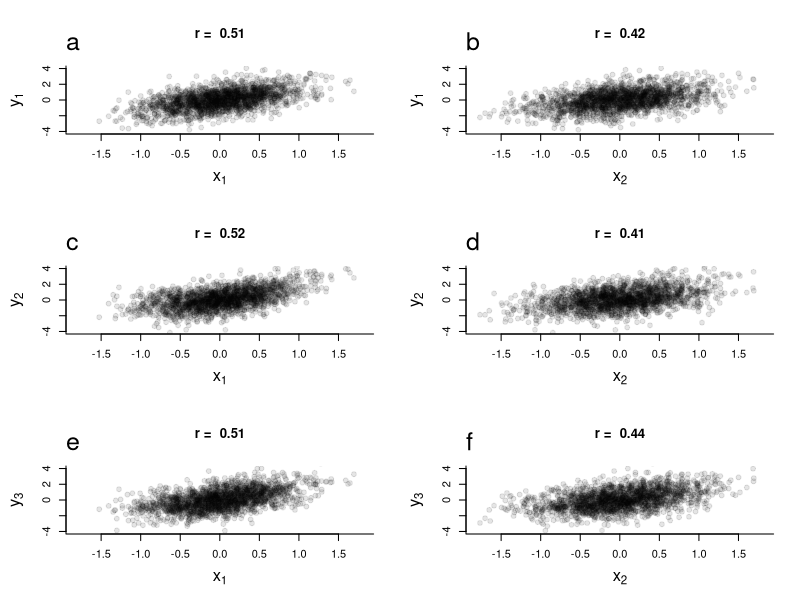
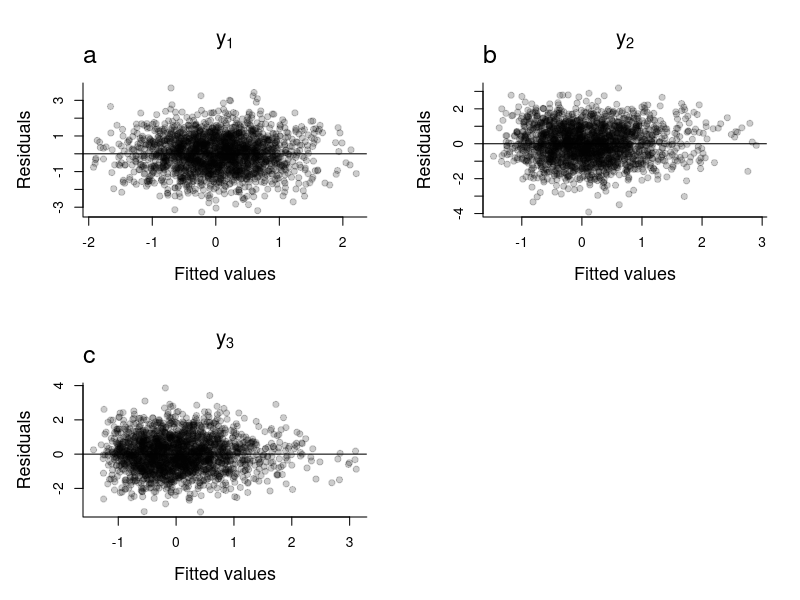

Reproduce these figures in R, in order. (Note: this script raises an error after producing the figures.)

  library(tidyverse)
  library(mgcv)
  library(parallel)

  
# example modified from 
# On the ambiguity of interaction and nonlinear main effects in a regime of dependent covariates
# Matuschek & Kliegl 2018 

  set.seed(123)
  n <- 2000
  x1 <- rnorm(n, sd = 0.5)
  u1 <- rnorm(n, sd = 0.5)

# z variables are correlated with x  
  x2 <- 0.5*x1 + u1
  
  cor(x1, x2)

# linear relationship  
  y1 <- rnorm(n, mean = x1 + 0.5*x2)
  
# x has non linear relationship
  y2 <- rnorm(n, mean = x1 + 0.5*x2 + 0.5*x1^2)
  
# interaction
  y3 <- rnorm(n, mean = x1 + 0.5*x2 + 0.5*x1*x2)

# fit linear interaction model
  m1 <- lm(y1 ~ x1*x2)
  m2 <- lm(y2 ~ x1*x2)
  m3 <- lm(y3 ~ x1*x2)

  
# plot function
  pf <- function(a, b, yl, xl, n) {
    plot(a ~ b, main = paste("r = ", round(cor(a, b), 2)), cex.lab = 1.5, 
         ylim = c(-4, 4), xlim = c(-1.8, 1.8), bty = "l",
         ylab = yl, xlab = xl, pch = 19, col = rgb(0, 0, 0, 0.1))
    mtext(n, line = 1, adj = 0, cex = 1.5)
  }

  par(mfrow = c(3, 2), mar = c(5, 5, 5, 2))
  
  ly1 <- expression(y[1])
  ly2 <- expression(y[2])
  ly3 <- expression(y[3])
  lx1 <- expression(x[1])
  lx2 <- expression(x[2])
  
  pf(y1, x1, ly1, lx1, "a"); pf(y1, x2, ly1, lx2, "b")
  pf(y2, x1, ly2, lx1, "c"); pf(y2, x2, ly2, lx2, "d")
  pf(y3, x1, ly3, lx1, "e"); pf(y3, x2, ly3, lx2, "f")

#########################################################################  
# residual plots for the three models
# function to plot
  pr <- function(m, title) {
    plot(m$residuals ~ predict(m), pch = 19, col = rgb(0, 0, 0, 0.2),
         xlab = "Fitted values", ylab = "Residuals", bty = "l", main = title, 
         cex.main = 1.5, cex.lab = 1.3)
    abline(h = 0)
  }
  
  
  par(mfrow = c(2, 2))
  
  pr(m1, expression(y[1]))
    mtext("a", line = 1, adj = 0, cex = 1.5)
  pr(m2, expression(y[2]))
    mtext("b", line = 1, adj = 0, cex = 1.5)
  pr(m3, expression(y[3]))
    mtext("c", line = 1, adj = 0, cex = 1.5)
  

######################################################## 
# now allow for nonlinear relationships
  
  m4 <- gam(y1 ~ s(x1) + s(x2) + x1:x2)  
  m5 <- gam(y2 ~ s(x1) + s(x2) + x1:x2)  
  m6 <- gam(y3 ~ s(x1) + s(x2) + x1:x2)  
  
######################################################## 
# construct a table of results
  
  tab <- data.frame(gen.model = rep(c("Linear", "Nonlinear", "Interaction"), each = 3),
                    param = rep(c("b1", "b2", "b3"), 3))
  
  tab$int.est <- round(c(summary(m1)$coef[2:4, 1],
                         summary(m2)$coef[2:4, 1],
                         summary(m3)$coef[2:4, 1]), 3)
  
  tab$int.se <-  round(c(summary(m1)$coef[2:4, 2],
                         summary(m2)$coef[2:4, 2],
                         summary(m3)$coef[2:4, 2]), 3)
  
  tab$int.p <-   round(c(summary(m1)$coef[2:4, 4],
                         summary(m2)$coef[2:4, 4],
                         summary(m3)$coef[2:4, 4]), 3)
  
  tab$nlin.est <- round(c(NA, NA, summary(m4)$p.coef[2], 
                          NA, NA, summary(m5)$p.coef[2], 
                          NA, NA, summary(m6)$p.coef[2]), 3)
  
  tab$nlin.est <- round(c(NA, NA, summary(m4)$p.coef[2], 
                          NA, NA, summary(m5)$p.coef[2], 
                          NA, NA, summary(m6)$p.coef[2]), 3)
  
  tab$nlin.se <-  round(c(NA, NA, summary(m4)$se[2], 
                          NA, NA, summary(m5)$se[2], 
                          NA, NA, summary(m6)$se[2]), 3)
  
  tab$nlin.p <-   round(c(NA, NA, summary(m4)$p.pv[2], 
                          NA, NA, summary(m5)$p.pv[2], 
                          NA, NA, summary(m6)$p.pv[2]), 3)
  
  tab
  

###############################################################################  
# function to alter correlation
  
  ac <- function(n) {
    x1 <- rnorm(n, sd = 0.5)
    u1 <- rnorm(n, sd = 0.5)
    
    b <- runif(1, -1, 1)
    
    x2 <- b*x1 + u1
    
    y1 <- rnorm(n, mean = x1 + 0.5*x2 + 0.5*x1^2)
    m1 <- lm(y1 ~ x1*x2)
    m2 <- gam(y1 ~ s(x1) + s(x2) + x1:x2)
    
    y2 <- rnorm(n, mean = x1 + 0.5*x2 + 0.5*x1*x2)
    m3 <- lm(y2 ~ x1*x2)
    m4 <- gam(y2 ~ s(x1) + s(x2) + x1:x2)
    
    
    return(c(cor(x1, x2), summary(m1)$coef[4, c(1, 4)], 
             summary(m2)$p.coef[2], summary(m2)$p.pv[2],
             summary(m3)$coef[4, c(1, 4)],
             summary(m4)$p.coef[2], summary(m4)$p.pv[2]))
  }
  

  set.seed(123)
# number of observations
  n <- 2000

# run simulations in parallel to speed up  
  num_cores <- detectCores() - 1
  my_cluster <- makeCluster(num_cores)
  
# number of times to simulate data  
  nrun <- 1000
  clusterExport(my_cluster, c("ac", "gam"))

  out <- parLapply(my_cluster, rep(n, nrun), function(x) ac(x))
  stopCluster(my_cluster)  
  
  out.all <- matrix(nrow = nrun, ncol = 9)
  for(i in 1:9) {
    out.all[, i] <- unlist(lapply(out, function(x) x[[i]]))
  }
  
  colnames(out.all) <- c("cor", "m1.est", "m1.p", "m2.est", "m2.p", "m3.est", "m3.p", "m4.est", "m4.p")
  out.all <- as.data.frame(out.all)

  cl1 <- ifelse(out.all$m1.p <= 0.05, "tomato", "skyblue")
  cl2 <- ifelse(out.all$m2.p <= 0.05, "tomato", "skyblue")
  cl3 <- ifelse(out.all$m3.p <= 0.05, "tomato", "skyblue")
  cl4 <- ifelse(out.all$m4.p <= 0.05, "tomato", "skyblue")
  
  par(mfrow = c(2, 2), oma = c(0, 0, 4, 4))
  
  plot(out.all$m1.est ~ out.all$cor, pch = 19, col = cl1, 
       ylab = expression(paste("Estimated interaction term  ", beta[3])), 
       xlab = "", bty = "l", cex.lab = 1.2, ylim = c(-0.5, 0.5))
  mtext("a", line = 1, adj = 0, cex = 1.3)
  abline(h = 0, lwd = 2)
  mtext("Fitted model", line = 5, cex = 1.2)
  mtext(expression(paste("y = ",beta[0]," + ",beta[1],x[1]," + ",beta[2],x[2]," + ",beta[3],x[1],x[2])), line = 3, cex = 1.2)

  plot(out.all$m2.est ~ out.all$cor, pch = 19, col = cl2, ylab = "", 
       xlab = "", bty = "l", cex.lab = 1.2, ylim = c(-0.5, 0.5))
  mtext("b", line = 1, adj = 0, cex = 1.3)
  abline(h = 0, lwd = 2)
  mtext("Fitted model", line = 5, cex = 1.2)
  mtext(expression(paste("y = ",beta[0], " + s(",x[1],") + s(",x[2],") + ",beta[3],x[1],x[2])), line = 3, cex = 1.2)
  text(1.2, 0, "Generating model", xpd = NA, srt = -90, cex = 1.4)
  text(1, 0, expression(paste("y = ",x[1]," + 0.5",x[2]," + 0.5",x[1],x[1])), xpd = NA, srt = -90, cex = 1.4)

  plot(out.all$m3.est ~ out.all$cor, pch = 19, col = cl3, 
       ylab = expression(paste("Estimated interaction term  ", beta[3])), 
       xlab = "Correlation between x1 and x2", bty = "l", cex.lab = 1.2)
  mtext("c", line = 1, adj = 0, cex = 1.3)
  abline(h = 0.5, lwd = 2)

  plot(out.all$m4.est ~ out.all$cor, pch = 19, col = cl4, ylab = "", 
       xlab = "Correlation between x1 and x2", bty = "l", cex.lab = 1.2)
  mtext("d", line = 1, adj = 0, cex = 1.3)
  abline(h = 0.5, lwd = 2)
  text(1.2, 0.5, "Generating model", xpd = NA, srt = -90, cex = 1.4)
  text(1, 0.5, expression(paste("y = ",x[1]," + 0.5",x[2]," + 0.5",x[1],x[2])), xpd = NA, srt = -90, cex = 1.4)

# number of false positives
  table(cl1)
  table(cl2)
  
  
